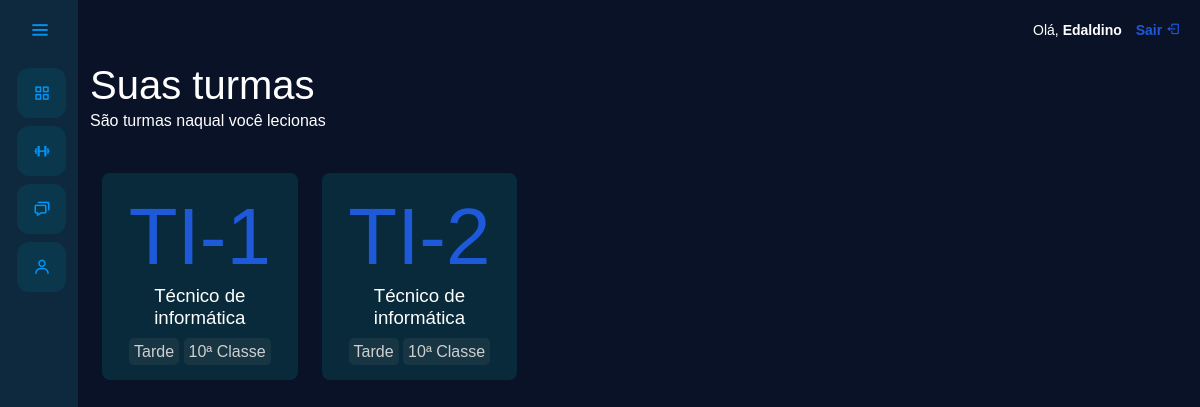
The app's page /turmas/ (signed in) with its own data.
### usuarios/models.py (models this page shows, shortened)
class Users(AbstractUser):
    choices_cargo = (
                    ('P', 'Professor'),
                    ('E', 'Encarregado')
                )
    cargo = models.CharField(max_length=1, choices=choices_cargo, verbose_name="Tipo de Conta")

class Turma(models.Model):
    ANO_LETIVO_CHOICES = [(str(ano), str(ano)) for ano in range(2000, 2051)]
    SERIE_CHOICES = [
        ('7ª Classe', '7ª Classe'),
        ('8ª Classe', '8ª Classe'),
        ('9ª Classe', '9ª Classe'),
        ('10ª Classe', '10º Classe'),
        ('11ª Classe', '11ª Classe'),
        ('12ª Classe', '12ª Classe'),
        ('13ª Classe', '13ª Classe'),
    ]
    PERIODO_CHOICES = [
        ('Manhã', 'Manhã'),
        ('Tarde', 'Tarde'),
        ('Noite', 'Noite'),
    ]
    CURSO_CHOICES = [
        ('Operador de informática', 'Operador de informática'),
        ('Auxiliar de contabilidade', 'Auxiliar de contabilidade'),
        ('Técnico de informática', 'Técnico de informática'),
        ('Informática de gestão', 'Informática de gestão'),
        ('Contabilidade de gestão', 'Contabilidade de gestão'),
        ('Finaças', 'Finaças'),
    ]
    nome = models.CharField(max_length=5, unique=True, verbose_name="Nome da turma")
    curso = models.CharField(max_length=30, choices=CURSO_CHOICES, verbose_name="Curso")
    ano_letivo = models.CharField(max_length=4, choices=ANO_LETIVO_CHOICES, verbose_name="Ano Letivo")
    serie = models.CharField(max_length=10, choices=SERIE_CHOICES, verbose_name="Classe")
    periodo = models.CharField(max_length=5, choices=PERIODO_CHOICES, verbose_name="Periódo")
    professor = models.ManyToManyField(Professor, null=True, blank=True, related_name="turmas", verbose_name="Professor")

### usuarios/views.py (the view)
# urls.py: path('turmas/', views.turmas, name='turmas'),
@has_role_decorator('professor')
def turmas(request):
    if request.method == "GET":
        turmas = Turma.objects.filter(professor=request.user.professor)
        return render(request, 'turmas.html', {'turmas': turmas})

### usuarios/templates/turmas.html
{% extends "base.html" %}
{% load permission_tags %}
{% load static %}
{% block 'head' %}
    <link rel="stylesheet" href="{% static 'usuarios/css/tumas.css' %}">
{% endblock %}
{% block 'dashboard_professor' %}
    <div class="container">
        <h1>Suas turmas</h1>
        <p>São turmas naqual você lecionas</p>
        <div class="container-fluid">
            <div class="turma-cards">
                {% for turma in turmas %}
                    <a href="{% url 'turma' turma.id %}" style="text-decoration: none; color: white;">
                        <div class="turma-card">
                            <h2>{{turma.nome}}</h2>
                            <h3>{{turma.curso}}</h3>
                            <span class="periodo">{{turma.periodo}}</span>
                            <span class="serie">{{turma.serie}}</span>
                        </div>
                    </a>
                {% endfor %}
            </div>
        </div>
    </div>
{% endblock %}

### templates/base.html (shortened to what this page needs)
{% load static %}
{% load permission_tags %}
<!doctype html>
<html lang="pt-br">
<head>
    <link href="https://cdn.jsdelivr.net/npm/bootstrap@5.3.0/dist/css/bootstrap.min.css" rel="stylesheet">
    <link rel="stylesheet" href="{% static 'general/css/base.css' %}">
    <link rel="stylesheet" href="{% static 'general/css/general.css' %}">
    <link href='https://unpkg.com/boxicons@2.0.7/css/boxicons.min.css' rel='stylesheet'>
    {% block 'head' %}{% endblock %}
</head>
<body>
    <div class="sidebar">
        <div class="logo-details">
            <i class='bx bx-menu' id="btn" ></i>
        </div>
        {% if user|has_role:'professor' %}
            <ul class="nav-list">
                <li>
                    <a href="{% url 'turmas' %}">
                        <i class="bx bx-grid-alt"></i>
                    </a>
                </li>
                <li>
                    <a href="#">
                        <i class="bx bx-dumbbell"></i>
                    </a>
                </li>
                <li>
                    <a href="#">
                        <i class="bx bx-chat"></i>
                    </a>
                </li>
                <li>
                    <a href="#">
                        <i class="bx bx-user"></i>
                    </a>
                </li>
            </ul>
        {% endif %}
    </div>
    <section class="home-section">
        <div class="nav-bar">
            <p>Olá, <strong>{{user.first_name}}</strong> <a href="{% url 'sair' %}">Sair <i class="bx bx-log-out"></i></a></p>
        </div>
        {% if user|has_role:'professor' %}
            {% block 'dashboard_professor' %}
            {% endblock %}
        {% endif %}
    </section>
</body>
</html>

### templates/static/general/css/base.css (style rules this page uses)
*:not(dialog) { margin: 0; padding: 0; box-sizing: border-box; font-family: "Poppins" , sans-serif; }
.sidebar { position: fixed; left: 0; top: 0; height: 100%; width: 78px; background: var(--dark-color); padding: 6px, 0; z-index: 99; transition: all 0.5s ease; }
.sidebar .logo-details { height: 60px; padding-left: 15px; display: flex; align-items: center; position: relative; }
.sidebar .logo-details #btn { position: absolute; top: 50%; right: 13px; transform: translateY(-50%); font-size: 22px; transition: all 0.4s ease; font-size: 23px; text-align: center; cursor: pointer; transition: all 0.5s ease; }
.sidebar i { color: #0095f6; height: 60px; min-width: 50px; font-size: 28px; text-align: center; line-height: 60px; }
.sidebar .nav-list { height: 100%; padding-left: 5px; }
.sidebar li { position: relative; margin: 8px 12px; list-style: none; }
.sidebar li a { margin-left: 0; display: flex; height: 100%; width: 100%; border-radius: 12px; align-items: center; text-decoration: none; transition: all 0.4s ease; background: var(--main-color); }
.sidebar li i { height: 50px; line-height: 50px; font-size: 18px; border-radius: 12px; }
.home-section { position: relative; min-height: 100vh; top: 0; background: #0A1227; left: 78px; color: white; width: calc(100% - 78px); transition: all 0.5s ease; z-index: 2; overflow-y: auto; }
.nav-bar { display: flex; align-items: center; justify-content: right; padding: 20px; background: transparent; }
.nav-bar a { text-decoration: none; color: #1e59da; font-weight: bold; padding-left: 10px; }
.nav-bar p { font-size: 14px; }

### templates/static/general/css/general.css (style rules this page uses)
:root { --main-color: #0A374C; --dark-color: #0E283E; --light-color: #ffc27f; --contrast-color: #f88863; --differential-color: #ffe29a; }

### templates/static/usuarios/css/tumas.css (style rules this page uses)
*:not(dialog) { margin: 0; padding: 0; box-sizing: border-box; }
.turma-cards { display: grid; grid-template-columns: repeat(auto-fill, minmax(180px, 1fr)); gap: 24px; margin: 40px 0 40px 0; }
.turma-card { background-color: #082a3a; border-radius: 8px; padding: 16px; text-align: center; cursor: pointer; transition: background-color 0.3s; }
h2 { font-size: 60pt; color: #1e59da; }
h3 { font-size: 14pt; margin-bottom: 10px; }
.periodo, .serie { background-color: #81808022; padding: 5px; border-radius: 5px; color: rgb(207, 207, 207); }

### records on screen
Users: first_name "Edaldino"
Turma: nome "TI-1", curso "Técnico de informática", periodo "Tarde", serie "10ª Classe"
Turma: nome "TI-2", curso "Técnico de informática", periodo "Tarde", serie "10ª Classe"
